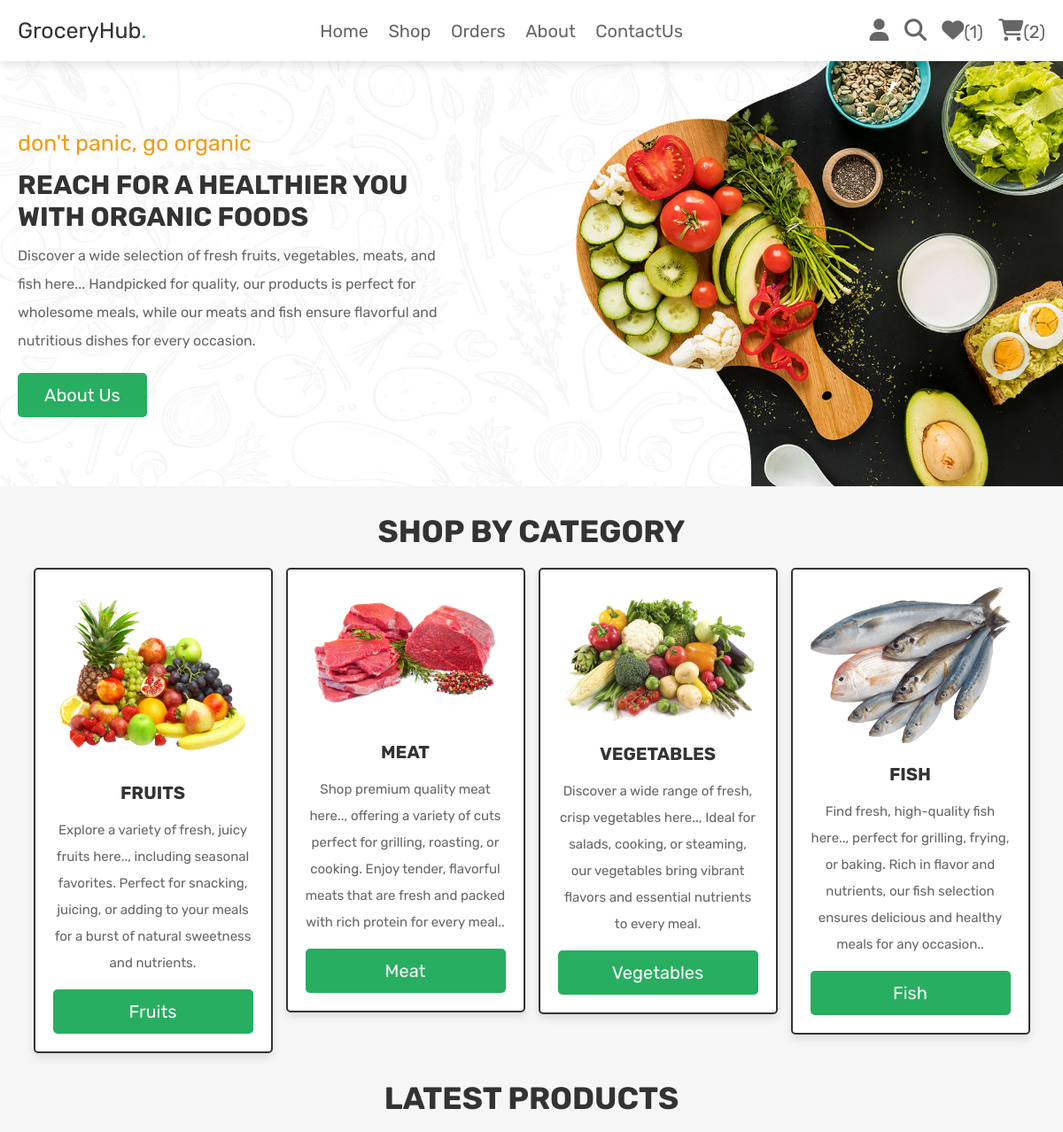
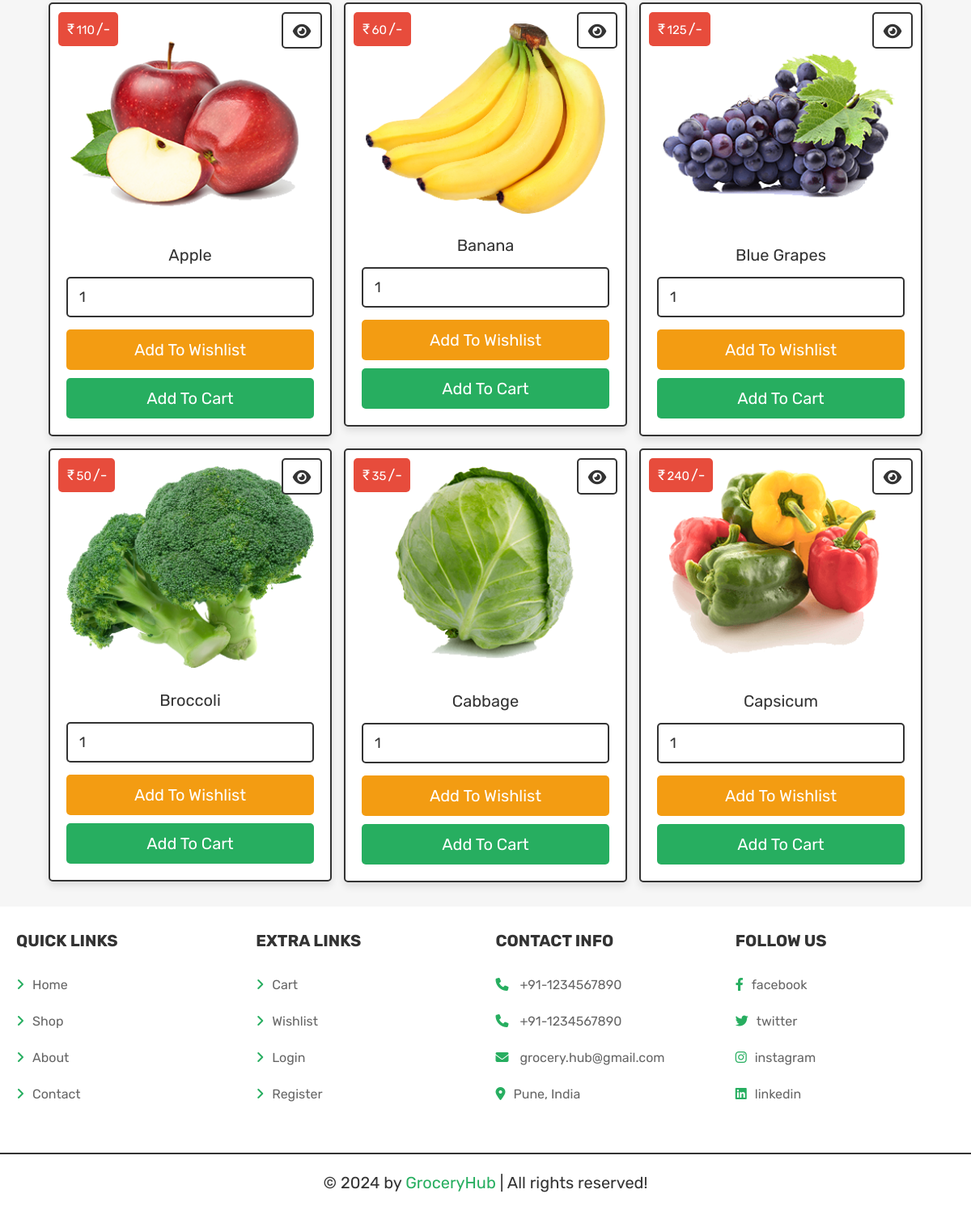
/home.php (signed in), run on the app's committed database (2 pictures, top to bottom).
### tables this page shows
CREATE TABLE `products` (
  `id` int(100) NOT NULL,
  `name` varchar(100) NOT NULL,
  `category` varchar(20) NOT NULL,
  `details` varchar(500) NOT NULL,
  `price` int(100) NOT NULL,
  `image` varchar(100) NOT NULL
);

### home.php (the view, shortened to what this page needs)
<?php
@include 'config.php';
?>
<!DOCTYPE html>
<html lang="en">
<head>
   <link rel="stylesheet" href="https://cdnjs.cloudflare.com/ajax/libs/font-awesome/6.1.1/css/all.min.css">
   <link rel="stylesheet" href="css/style.css">
</head>
<body>
<?php include 'header.php'; ?>
<div class="home-bg">
   <section class="home">
      <div class="content">
         <span>don't panic, go organic</span>
         <h3>Reach For A Healthier You With Organic Foods</h3>
         <p>Discover a wide selection of fresh fruits, vegetables, meats, and fish here...
             Handpicked for quality, our products is perfect for wholesome meals, while our meats and fish ensure flavorful and nutritious dishes for every occasion.</p>
         <a href="about.php" class="btn">about us</a>
      </div>
   </section>
</div>
<section class="home-category">
   <h1 class="title">shop by category</h1>
   <div class="box-container">
      <div class="box">
         <img src="images/cat-1.png" alt="">
         <h3>Fruits</h3>
         <p>Explore a variety of fresh, juicy fruits here.., including seasonal favorites. Perfect for snacking, juicing, or adding to your meals for a burst of natural sweetness and nutrients.</p>
         <a href="category.php?category=fruits" class="btn">Fruits</a>
      </div>
      <div class="box">
         <img src="images/cat-2.png" alt="">
         <h3>Meat</h3>
         <p>Shop premium quality meat here.., offering a variety of cuts perfect for grilling, roasting, or cooking. Enjoy tender, flavorful meats that are fresh and packed with rich protein for every meal..</p>
         <a href="category.php?category=meat" class="btn">Meat</a>
      </div>
      <div class="box">
         <img src="images/cat-3.png" alt="">
         <h3>Vegetables</h3>
         <p>Discover a wide range of fresh, crisp vegetables here.., Ideal for salads, cooking, or steaming, our vegetables bring vibrant flavors and essential nutrients to every meal.</p>
         <a href="category.php?category=vegitables" class="btn">Vegetables</a>
      </div>
      <div class="box">
         <img src="images/cat-4.png" alt="">
         <h3>Fish</h3>
         <p>Find fresh, high-quality fish here.., perfect for grilling, frying, or baking. Rich in flavor and nutrients, our fish selection ensures delicious and healthy meals for any occasion..</p>
         <a href="category.php?category=fish" class="btn">Fish</a>
      </div>
   </div>
</section>
<section class="products">
   <h1 class="title">latest products</h1>
   <div class="box-container">
   <?php
      $select_products = $conn->prepare("SELECT * FROM `products` LIMIT 6");
      $select_products->execute();
      if($select_products->rowCount() > 0){
         while($fetch_products = $select_products->fetch(PDO::FETCH_ASSOC)){
   ?>
   <form action="" class="box" method="POST">
      <div class="price">₹<span><?= $fetch_products['price']; ?></span>/-</div>
      <a href="view_page.php?pid=<?= $fetch_products['id']; ?>" class="fas fa-eye"></a>
      <img src="uploaded_img/<?= $fetch_products['image']; ?>" alt="">
      <div class="name"><?= $fetch_products['name']; ?></div>
      <input type="number" min="1" value="1" name="p_qty" class="qty">
      <input type="submit" value="add to wishlist" class="option-btn" name="add_to_wishlist">
      <input type="submit" value="add to cart" class="btn" name="add_to_cart">
   </form>
   <?php
      }
   }else{
      echo '<p class="empty">no products added yet!</p>';
   }
   ?>
   </div>
</section>
<?php include 'footer.php'; ?>
</body>
</html>

### header.php (shortened to what this page needs)
<header class="header">
   <div class="flex">
      <a href="home.php" class="logo">GroceryHub<span>.</span></a>
      <nav class="navbar">
         <a href="home.php">Home</a>
         <a href="shop.php">Shop</a>
         <a href="orders.php">Orders</a>
         <a href="about.php">About</a>
         <a href="contact.php">ContactUs</a>
      </nav>
      <div class="icons">
         <div id="user-btn" class="fas fa-user"></div>
         <a href="search_page.php" class="fas fa-search"></a>
         <?php
            $count_cart_items = $conn->prepare("SELECT * FROM `cart` WHERE user_id = ?");
            $count_cart_items->execute([$user_id]);
            $count_wishlist_items = $conn->prepare("SELECT * FROM `wishlist` WHERE user_id = ?");
            $count_wishlist_items->execute([$user_id]);
         ?>
         <a href="wishlist.php"><i class="fas fa-heart"></i><span>(<?= $count_wishlist_items->rowCount(); ?>)</span></a>
         <a href="cart.php"><i class="fas fa-shopping-cart"></i><span>(<?= $count_cart_items->rowCount(); ?>)</span></a>
      </div>
   </div>
</header>

### footer.php
<footer class="footer">
   <section class="box-container">
      <div class="box">
         <h3>quick links</h3>
         <a href="home.php"> <i class="fas fa-angle-right"></i>Home</a>
         <a href="shop.php"> <i class="fas fa-angle-right"></i>Shop</a>
         <a href="about.php"> <i class="fas fa-angle-right"></i>About</a>
         <a href="contact.php"> <i class="fas fa-angle-right"></i>Contact</a>
      </div>
      <div class="box">
         <h3>extra links</h3>
         <a href="cart.php"> <i class="fas fa-angle-right"></i>Cart</a>
         <a href="wishlist.php"> <i class="fas fa-angle-right"></i>Wishlist</a>
         <a href="login.php"> <i class="fas fa-angle-right"></i>Login</a>
         <a href="register.php"> <i class="fas fa-angle-right"></i>Register</a>
      </div>
      <div class="box">
         <h3>contact info</h3>
         <p> <i class="fas fa-phone"></i> +91-1234567890 </p>
         <p> <i class="fas fa-phone"></i> +91-1234567890 </p>
         <p> <i class="fas fa-envelope"></i> grocery.hub@gmail.com </p>
         <p> <i class="fas fa-map-marker-alt"></i>Pune, India</p>
      </div>
      <div class="box">
         <h3>follow us</h3>
         <a href="#"> <i class="fab fa-facebook-f"></i>facebook </a>
         <a href="#"> <i class="fab fa-twitter"></i>twitter </a>
         <a href="#"> <i class="fab fa-instagram"></i>instagram </a>
         <a href="#"> <i class="fab fa-linkedin"></i>linkedin </a>
      </div>
   </section>
   <p class="credit"> &copy; <?= date('Y'); ?> by <span>GroceryHub</span> | All rights reserved! </p>
</footer>

### css/style.css (style rules this page uses)
.home-bg { background: url(../images/home-bg.jpg) no-repeat; background-size: cover; background-position: center; }
.home-bg .home { display: flex; align-items: center; min-height: 60vh; }
.home-bg .home .content { width: 50rem; }
.home-bg .home .content span { color:var(--orange); font-size: 2.5rem; }
.home-bg .home .content h3 { font-size: 3rem; text-transform: uppercase; margin-top: 1.5rem; color:var(--black); }
.home-bg .home .content p { font-size: 1.6rem; padding:1rem 0; line-height: 2; color:var(--light-color); }
.home-bg .home .content a { display: inline-block; width: auto; }
.home-category .box-container { display: grid; grid-template-columns: repeat(auto-fit, 27rem); gap:1.5rem; justify-content: center; align-items: flex-start; }
.home-category .box-container .box { padding:2rem; text-align: center; border:var(--border); background-color: var(--white); box-shadow: var(--box-shadow); border-radius: .5rem; }
.home-category .box-container .box img { width: 100%; margin-bottom: 1rem; }
.home-category .box-container .box h3 { text-transform: uppercase; color:var(--black); padding:1rem 0; font-size: 2rem; }
.home-category .box-container .box p { line-height: 2; font-size: 1.5rem; color:var(--light-color); padding:.5rem 0; }
.home-category { padding-bottom: 0; }
.products .box-container { display: grid; grid-template-columns: repeat(auto-fit, 35rem); gap:1.5rem; justify-content: center; align-items: flex-start; }
.products .box-container .box { padding:2rem; text-align: center; border:var(--border); background-color: var(--white); box-shadow: var(--box-shadow); border-radius: .5rem; position: relative; }
.products .box-container .box .price { position: absolute; top:1rem; left:1rem; padding:1rem; border-radius: .5rem; background-color: var(--red); font-size: 1.8rem; color:var(--white); }
.products .box-container .box .price span { font-size: 1.5rem; color:var(--white); margin: 0.2rem; }
.products .box-container .box .fa-eye { position: absolute; top:1rem; right:1rem; border-radius: .5rem; height: 4.5rem; line-height: 4.3rem; width: 5rem; border:var(--border); color:var(--black); font-size: 2rem; background-color: var(--white); }
.products .box-container .box img { width: 100%; margin-bottom: 1rem; }
.products .box-container .box .name { font-size: 2rem; color:var(--black); padding:1rem 0; }
.products .box-container .box .qty { margin:.5rem 0; border-radius: .5rem; padding:1.2rem 1.4rem; font-size: 1.8rem; color:var(--black); border:var(--border); width: 100%; }

### data on the page
products: price "110", image (picture), name "Apple"
products: price "60", image (picture), name "Banana"
products: price "125", image (picture), name "Blue Grapes"
products: price "50", image (picture), name "Broccoli"
products: price "35", image (picture), name "Cabbage"
products: price "240", image (picture), name "Capsicum"

### other printed values
$count_wishlist_items->rowCount() "1"
$count_cart_items->rowCount() "2"
